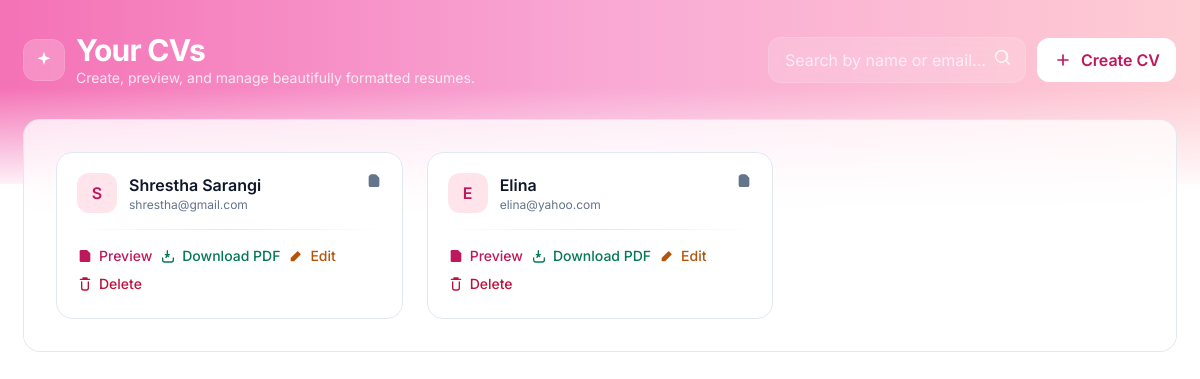
The page / on the database its author committed.
### myapp/models.py (models this page shows)
class Profile(models.Model):
    name = models.CharField(max_length=50)
    email = models.CharField(max_length=100)
    phone = models.CharField(max_length=20)
    degree = models.CharField(max_length=100)
    school = models.CharField(max_length=50)
    university = models.CharField(max_length=100)
    summary = models.TextField(max_length=2000)
    previous_work = models.TextField(max_length=2000)
    skills = models.CharField(max_length=200)

### myapp/views.py (the view)
# urls.py: path('',views.dashboard,name='dashboard'),
def dashboard(request):
    resumes = Profile.objects.all()
    return render(request,'myapp/modern-dashboard.html',{'resumes':resumes})

### myapp/templates/myapp/modern-dashboard.html (shortened to what this page needs)
<!DOCTYPE html>
<html lang="en">
  <head>
    <script src="https://cdn.tailwindcss.com"></script>
  </head>
  <body
    class="min-h-screen text-slate-800 selection:bg-brand-100 selection:text-brand-800"
  >
    <header class="relative">
      <div
        class="absolute inset-0 -z-10 bg-gradient-to-r from-pink-400 via-pink-300 to-rose-200"      ></div>
      <div
        class="absolute inset-x-0 bottom-0 -z-10 h-24 bg-gradient-to-t from-white/90 to-transparent"
      ></div>
      <div class="max-w-7xl mx-auto px-6 pt-8 pb-24">
        <div class="flex items-center justify-between">
          <div class="flex items-center gap-3">
            <div
              class="h-10 w-10 rounded-xl bg-white/20 backdrop-blur ring-1 ring-white/30 grid place-items-center"
            >
              <svg
                xmlns="http://www.w3.org/2000/svg"
                viewBox="0 0 24 24"
                fill="currentColor"
                class="w-5 h-5 text-white"
              >
                <path
                  d="M12 2l1.9 5.9L20 10l-6.1 2.1L12 18l-1.9-5.9L4 10l6.1-2.1L12 2z"
                />
              </svg>
            </div>
            <div>
              <h1
                class="text-white text-2xl md:text-3xl font-bold tracking-tight"
              >
                Your CVs
              </h1>
              <p class="text-white/80 text-sm">
                Create, preview, and manage beautifully formatted resumes.
              </p>
            </div>
          </div>
          <div class="hidden md:flex items-center gap-3">
            <form action="#" method="get" class="relative">
              <input
                type="search"
                name="q"
                placeholder="Search by name or email..."
                class="w-64 rounded-xl bg-white/15 text-white placeholder-white/70 px-4 py-2.5 outline-none ring-1 ring-white/25 focus:ring-2 focus:ring-white/60 backdrop-blur"
              />
              <svg
                xmlns="http://www.w3.org/2000/svg"
                viewBox="0 0 24 24"
                fill="currentColor"
                class="w-5 h-5 absolute right-3 top-2.5 text-white/80"
              >
                <path
                  fill-rule="evenodd"
                  d="M10 2a8 8 0 105.293 14.293l3.707 3.707a1 1 0 001.414-1.414l-3.707-3.707A8 8 0 0010 2zm-6 8a6 6 0 1110.392 4.242A6 6 0 014 10z"
                  clip-rule="evenodd"
                />
              </svg>
            </form>
            <a
              href="{% url 'save-profile' %}"
              class="inline-flex items-center gap-2 rounded-xl bg-white text-brand-700 font-semibold px-4 py-2.5 shadow-soft hover:shadow-hover transition"
            >
              <svg
                xmlns="http://www.w3.org/2000/svg"
                viewBox="0 0 24 24"
                fill="currentColor"
                class="w-5 h-5"
              >
                <path
                  d="M12 5a1 1 0 011 1v5h5a1 1 0 110 2h-5v5a1 1 0 11-2 0v-5H6a1 1 0 110-2h5V6a1 1 0 011-1z"
                />
              </svg>
              Create CV
            </a>
          </div>
        </div>
      </div>
    </header>
    <main class="max-w-7xl mx-auto px-6 -mt-16">
      <div
        class="bg-white/70 backdrop-blur-xl rounded-2xl shadow-soft ring-1 ring-slate-200 p-6 md:p-8"
      >
        {% if resumes %}
        <div class="grid grid-cols-1 sm:grid-cols-2 lg:grid-cols-3 gap-6">
          {% for resume in resumes %}
          <div
            class="group rounded-2xl border border-slate-200 bg-white p-5 shadow-soft hover:shadow-hover hover:-translate-y-0.5 transition transform"
          >
            <div class="flex items-start justify-between">
              <div class="flex items-center gap-3">
                <div
                  class="h-10 w-10 rounded-xl bg-brand-100 text-brand-700 grid place-items-center font-semibold"
                >
                  {{ resume.name|default:"?"|slice:":1"|upper }}
                </div>
                <div>
                  <h2
                    class="text-base font-semibold text-slate-900 line-clamp-1"
                  >
                    {{ resume.name }}
                  </h2>
                  <p class="text-xs text-slate-500">{{ resume.email }}</p>
                </div>
              </div>
              <span
                class="inline-flex items-center gap-1 text-xs text-slate-500"
              >
                <svg
                  xmlns="http://www.w3.org/2000/svg"
                  viewBox="0 0 24 24"
                  fill="currentColor"
                  class="w-4 h-4"
                >
                  <path
                    d="M6.75 3A2.75 2.75 0 004 5.75v12.5A2.75 2.75 0 006.75 21h10.5A2.75 2.75 0 0020 18.25V8.414a2.75 2.75 0 00-.805-1.945l-3.664-3.664A2.75 2.75 0 0013.586 2H6.75zM13 3.5v3.25c0 .69.56 1.25 1.25 1.25H17.5"
                  />
                </svg>
              </span>
            </div>
            <div
              class="my-4 h-px bg-gradient-to-r from-transparent via-slate-200 to-transparent"
            ></div>
            <div class="flex flex-wrap items-center gap-2">
              <a
                href="{% url 'resume' resume.id %}"
                class="inline-flex items-center gap-1.5 text-sm font-medium text-brand-700 hover:text-brand-800"
              >
                <svg
                  xmlns="http://www.w3.org/2000/svg"
                  viewBox="0 0 24 24"
                  fill="currentColor"
                  class="w-4 h-4"
                >
                  <path
                    d="M4 5a2 2 0 012-2h9l5 5v11a2 2 0 01-2 2H6a2 2 0 01-2-2V5z"
                  />
                </svg>
                Preview
              </a>
              <a
                href="{% url 'download_resume' resume.id %}"
                class="inline-flex items-center gap-1.5 text-sm font-medium text-emerald-700 hover:text-emerald-800"
              >
                Download PDF
              </a>
              <a
                href="{% url 'edit' resume.id %}"
                class="inline-flex items-center gap-1.5 text-sm font-medium text-amber-700 hover:text-amber-800"
              >
                <svg
                  xmlns="http://www.w3.org/2000/svg"
                  viewBox="0 0 24 24"
                  fill="currentColor"
                  class="w-4 h-4"
                >
                  <path
                    d="M4 15.5V19a1 1 0 001 1h3.5a1 1 0 00.707-.293l9.5-9.5a1 1 0 000-1.414L15.207 5.293a1 1 0 00-1.414 0l-9.5 9.5A1 1 0 004 15.5z"
                  />
                </svg>
                Edit
              </a>
              <form action="{% url 'delete' resume.id %}" method="post" class="inline">
                <button
                  type="submit"
                  class="inline-flex items-center gap-1.5 text-sm font-medium text-rose-700 hover:text-rose-800"
                >
                  Delete
                </button>
              </form>
            </div>
          </div>
          {% endfor %}
        </div>
        {% endif %}
      </div>
      <footer
        class="max-w-7xl mx-auto px-6 text-center text-sm text-slate-500 py-10"
      >
      </footer>
    </main>
  </body>
</html>

### myapp/templates/myapp/modern-dashboard.html (style rules this page uses)
body { background-image: radial-gradient( 60rem 30rem at 10% -10%, rgba(241, 99, 182, 0.15), transparent 40% ), radial-gradient( 40rem 20rem at 110% 10%, rgba(233, 14, 105, 0.12), transparent 35% ); }

### rows shown on the page
Profile: name "S", name "Shrestha Sarangi", email "shrestha@gmail.com"
Profile: name "E", name "Elina", email "elina@yahoo.com"
